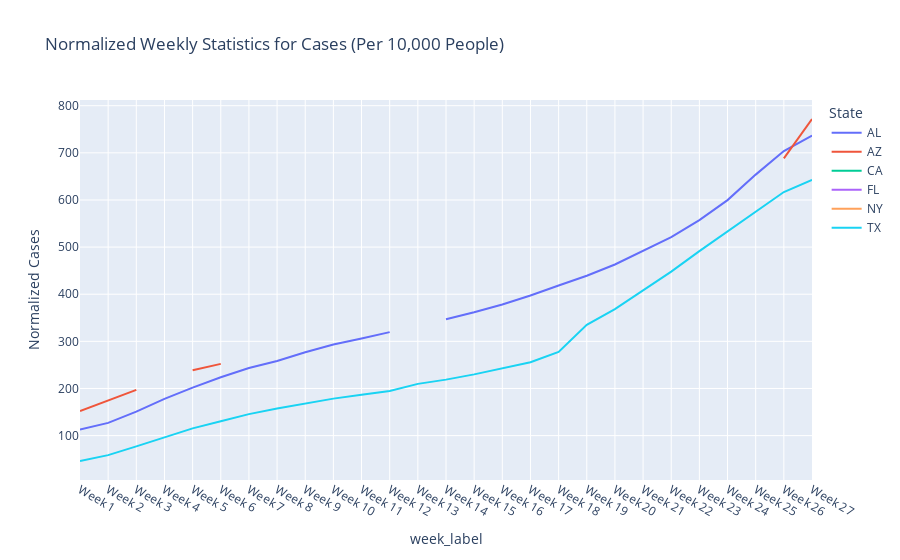
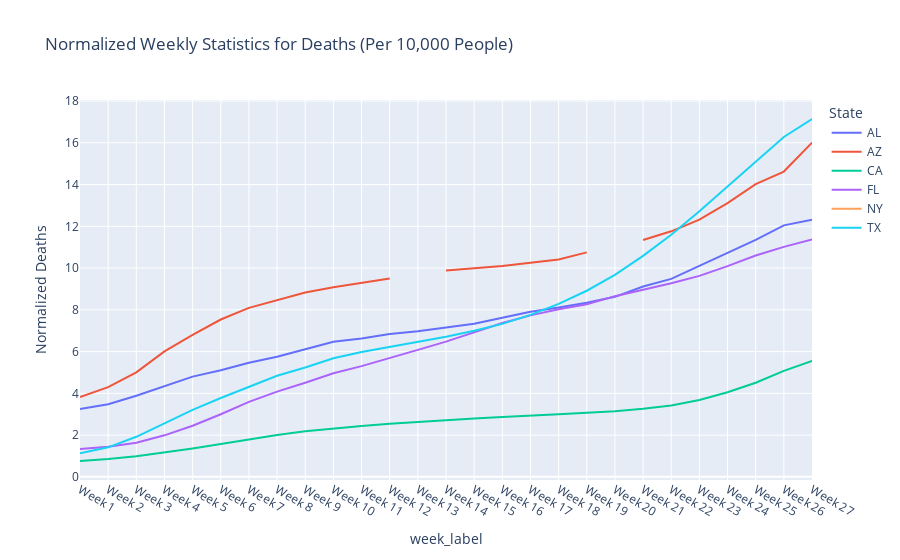

Write notebook code for charts like these, in order.
### Code cell
fig_cases = px.line(normalized_weekly_stats, x='week_label', y='norm_cases', color='State',
                    labels={'norm_cases': 'Normalized Cases'},
                    title='Normalized Weekly Statistics for Cases (Per 10,000 People)')


fig_deaths = px.line(normalized_weekly_stats, x='week_label', y='norm_deaths', color='State',
                     labels={'norm_deaths': 'Normalized Deaths'},
                     title='Normalized Weekly Statistics for Deaths (Per 10,000 People)')


fig_cases.show()
fig_deaths.show()

### Figure 1 — Plotly figure (JSON) as saved in the notebook; plotly's stock layout.template omitted (floating-point values rounded to 4 significant figures)
{"data": [{"hovertemplate": "State=AL<br>week_label=%{x}<br>Normalized Cases=%{y}<extra></extra>", "legendgroup": "AL", "line": {"color": "#636efa", "dash": "solid"}, "marker": {"symbol": "circle"}, "mode": "lines", "name": "AL", "orientation": "v", "showlegend": true, "type": "scatter", "x": ["Week 1", "Week 2", "Week 3", "Week 4", "Week 5", "Week 6", "Week 7", "Week 8", "Week 9", "Week 10", "Week 11", "Week 12", "Week 13", "Week 14", "Week 15", "Week 16", "Week 17", "Week 18", "Week 19", "Week 20", "Week 21", "Week 22", "Week 23", "Week 24", "Week 25", "Week 26", "Week 27"], "xaxis": "x", "y": [112.7, 127.0, 151.0, 177.8, 201.9, 223.8, 243.3, 258.4, 276.7, 293.2, 306.0, 319.6, null, 346.8, 361.6, 378.3, 397.2, 418.4, 439.3, 463.1, 491.4, 521.2, 557.4, 599.7, 653.8, 703.7, 736.7], "yaxis": "y"}, {"hovertemplate": "State=AZ<br>week_label=%{x}<br>Normalized Cases=%{y}<extra></extra>", "legendgroup": "AZ", "line": {"color": "#EF553B", "dash": "solid"}, "marker": {"symbol": "circle"}, "mode": "lines", "name": "AZ", "orientation": "v", "showlegend": true, "type": "scatter", "x": ["Week 1", "Week 2", "Week 3", "Week 4", "Week 5", "Week 6", "Week 7", "Week 8", "Week 9", "Week 10", "Week 11", "Week 12", "Week 13", "Week 14", "Week 15", "Week 16", "Week 17", "Week 18", "Week 19", "Week 20", "Week 21", "Week 22", "Week 23", "Week 24", "Week 25", "Week 26", "Week 27"], "xaxis": "x", "y": [152.3, 173.9, 197.1, null, 238.8, 252.2, null, null, null, null, 285.2, null, null, null, 311.8, null, null, null, null, null, 425.7, null, 527.8, null, null, 688.2, 771.8], "yaxis": "y"}, {"hovertemplate": "State=CA<br>week_label=%{x}<br>Normalized Cases=%{y}<extra></extra>", "legendgroup": "CA", "line": {"color": "#00cc96", "dash": "solid"}, "marker": {"symbol": "circle"}, "mode": "lines", "name": "CA", "orientation": "v", "showlegend": true, "type": "scatter", "x": ["Week 1", "Week 2", "Week 3", "Week 4", "Week 5", "Week 6", "Week 7", "Week 8", "Week 9", "Week 10", "Week 11", "Week 12", "Week 13", "Week 14", "Week 15", "Week 16", "Week 17", "Week 18", "Week 19", "Week 20", "Week 21", "Week 22", "Week 23", "Week 24", "Week 25", "Week 26", "Week 27"], "xaxis": "x", "y": [null, null, null, null, null, null, null, null, null, null, null, null, null, null, null, null, null, null, null, null, null, null, null, null, null, null, null], "yaxis": "y"}, {"hovertemplate": "State=FL<br>week_label=%{x}<br>Normalized Cases=%{y}<extra></extra>", "legendgroup": "FL", "line": {"color": "#ab63fa", "dash": "solid"}, "marker": {"symbol": "circle"}, "mode": "lines", "name": "FL", "orientation": "v", "showlegend": true, "type": "scatter", "x": ["Week 1", "Week 2", "Week 3", "Week 4", "Week 5", "Week 6", "Week 7", "Week 8", "Week 9", "Week 10", "Week 11", "Week 12", "Week 13", "Week 14", "Week 15", "Week 16", "Week 17", "Week 18", "Week 19", "Week 20", "Week 21", "Week 22", "Week 23", "Week 24", "Week 25", "Week 26", "Week 27"], "xaxis": "x", "y": [null, null, null, null, null, null, null, null, null, null, null, null, null, null, null, null, null, null, null, null, null, null, null, null, null, null, null], "yaxis": "y"}, {"hovertemplate": "State=NY<br>week_label=%{x}<br>Normalized Cases=%{y}<extra></extra>", "legendgroup": "NY", "line": {"color": "#FFA15A", "dash": "solid"}, "marker": {"symbol": "circle"}, "mode": "lines", "name": "NY", "orientation": "v", "showlegend": true, "type": "scatter", "x": ["Week 1", "Week 2", "Week 3", "Week 4", "Week 5", "Week 6", "Week 7", "Week 8", "Week 9", "Week 10", "Week 11", "Week 12", "Week 13", "Week 14", "Week 15", "Week 16", "Week 17", "Week 18", "Week 19", "Week 20", "Week 21", "Week 22", "Week 23", "Week 24", "Week 25", "Week 26", "Week 27"], "xaxis": "x", "y": [null, null, null, null, null, null, null, null, null, null, null, null, null, null, null, null, null, null, null, null, null, null, null, null, null, null, null], "yaxis": "y"}, {"hovertemplate": "State=TX<br>week_label=%{x}<br>Normalized Cases=%{y}<extra></extra>", "legendgroup": "TX", "line": {"color": "#19d3f3", "dash": "solid"}, "marker": {"symbol": "circle"}, "mode": "lines", "name": "TX", "orientation": "v", "showlegend": true, "type": "scatter", "x": ["Week 1", "Week 2", "Week 3", "Week 4", "Week 5", "Week 6", "Week 7", "Week 8", "Week 9", "Week 10", "Week 11", "Week 12", "Week 13", "Week 14", "Week 15", "Week 16", "Week 17", "Week 18", "Week 19", "Week 20", "Week 21", "Week 22", "Week 23", "Week 24", "Week 25", "Week 26", "Week 27"], "xaxis": "x", "y": [46.11, 58.59, 77.07, 96.96, 115.3, 130.6, 145.6, 157.3, 168.7, 178.5, 186.6, 194.8, 209.8, 218.8, 229.9, 242.1, 255.8, 277.7, 335.2, 368.5, 408.4, 448.0, 491.4, 533.9, 575.2, 616.8, 642.7], "yaxis": "y"}], "layout": {"legend": {"title": {"text": "State"}, "tracegroupgap": 0}, "title": {"text": "Normalized Weekly Statistics for Cases (Per 10,000 People)"}, "xaxis": {"anchor": "y", "domain": [0, 1], "title": {"text": "week_label"}}, "yaxis": {"anchor": "x", "domain": [0, 1], "title": {"text": "Normalized Cases"}}}}

### Figure 2 — Plotly figure (JSON) as saved in the notebook; plotly's stock layout.template omitted (floating-point values rounded to 4 significant figures)
{"data": [{"hovertemplate": "State=AL<br>week_label=%{x}<br>Normalized Deaths=%{y}<extra></extra>", "legendgroup": "AL", "line": {"color": "#636efa", "dash": "solid"}, "marker": {"symbol": "circle"}, "mode": "lines", "name": "AL", "orientation": "v", "showlegend": true, "type": "scatter", "x": ["Week 1", "Week 2", "Week 3", "Week 4", "Week 5", "Week 6", "Week 7", "Week 8", "Week 9", "Week 10", "Week 11", "Week 12", "Week 13", "Week 14", "Week 15", "Week 16", "Week 17", "Week 18", "Week 19", "Week 20", "Week 21", "Week 22", "Week 23", "Week 24", "Week 25", "Week 26", "Week 27"], "xaxis": "x", "y": [3.251, 3.475, 3.883, 4.341, 4.801, 5.105, 5.469, 5.752, 6.106, 6.468, 6.628, 6.839, 6.975, 7.138, 7.331, 7.618, 7.91, 8.111, 8.337, 8.623, 9.12, 9.48, 10.1, 10.74, 11.35, 12.05, 12.32], "yaxis": "y"}, {"hovertemplate": "State=AZ<br>week_label=%{x}<br>Normalized Deaths=%{y}<extra></extra>", "legendgroup": "AZ", "line": {"color": "#EF553B", "dash": "solid"}, "marker": {"symbol": "circle"}, "mode": "lines", "name": "AZ", "orientation": "v", "showlegend": true, "type": "scatter", "x": ["Week 1", "Week 2", "Week 3", "Week 4", "Week 5", "Week 6", "Week 7", "Week 8", "Week 9", "Week 10", "Week 11", "Week 12", "Week 13", "Week 14", "Week 15", "Week 16", "Week 17", "Week 18", "Week 19", "Week 20", "Week 21", "Week 22", "Week 23", "Week 24", "Week 25", "Week 26", "Week 27"], "xaxis": "x", "y": [3.828, 4.3, 5.005, 6.007, 6.798, 7.537, 8.096, 8.445, 8.828, 9.077, 9.297, 9.507, null, 9.888, 9.986, 10.1, 10.25, 10.41, 10.75, null, 11.34, 11.76, 12.32, 13.11, 14.02, 14.62, 16.01], "yaxis": "y"}, {"hovertemplate": "State=CA<br>week_label=%{x}<br>Normalized Deaths=%{y}<extra></extra>", "legendgroup": "CA", "line": {"color": "#00cc96", "dash": "solid"}, "marker": {"symbol": "circle"}, "mode": "lines", "name": "CA", "orientation": "v", "showlegend": true, "type": "scatter", "x": ["Week 1", "Week 2", "Week 3", "Week 4", "Week 5", "Week 6", "Week 7", "Week 8", "Week 9", "Week 10", "Week 11", "Week 12", "Week 13", "Week 14", "Week 15", "Week 16", "Week 17", "Week 18", "Week 19", "Week 20", "Week 21", "Week 22", "Week 23", "Week 24", "Week 25", "Week 26", "Week 27"], "xaxis": "x", "y": [0.7602, 0.8513, 0.9867, 1.16, 1.359, 1.574, 1.794, 2.008, 2.188, 2.328, 2.44, 2.549, 2.637, 2.721, 2.8, 2.862, 2.917, 2.995, 3.071, 3.145, 3.266, 3.418, 3.683, 4.054, 4.507, 5.077, 5.552], "yaxis": "y"}, {"hovertemplate": "State=FL<br>week_label=%{x}<br>Normalized Deaths=%{y}<extra></extra>", "legendgroup": "FL", "line": {"color": "#ab63fa", "dash": "solid"}, "marker": {"symbol": "circle"}, "mode": "lines", "name": "FL", "orientation": "v", "showlegend": true, "type": "scatter", "x": ["Week 1", "Week 2", "Week 3", "Week 4", "Week 5", "Week 6", "Week 7", "Week 8", "Week 9", "Week 10", "Week 11", "Week 12", "Week 13", "Week 14", "Week 15", "Week 16", "Week 17", "Week 18", "Week 19", "Week 20", "Week 21", "Week 22", "Week 23", "Week 24", "Week 25", "Week 26", "Week 27"], "xaxis": "x", "y": [1.333, 1.438, 1.639, 1.99, 2.45, 2.999, 3.59, 4.082, 4.511, 4.964, 5.303, 5.71, 6.082, 6.478, 6.93, 7.368, 7.735, 8.029, 8.272, 8.655, 8.965, 9.274, 9.626, 10.09, 10.6, 11.02, 11.37], "yaxis": "y"}, {"hovertemplate": "State=NY<br>week_label=%{x}<br>Normalized Deaths=%{y}<extra></extra>", "legendgroup": "NY", "line": {"color": "#FFA15A", "dash": "solid"}, "marker": {"symbol": "circle"}, "mode": "lines", "name": "NY", "orientation": "v", "showlegend": true, "type": "scatter", "x": ["Week 1", "Week 2", "Week 3", "Week 4", "Week 5", "Week 6", "Week 7", "Week 8", "Week 9", "Week 10", "Week 11", "Week 12", "Week 13", "Week 14", "Week 15", "Week 16", "Week 17", "Week 18", "Week 19", "Week 20", "Week 21", "Week 22", "Week 23", "Week 24", "Week 25", "Week 26", "Week 27"], "xaxis": "x", "y": [null, null, null, null, null, null, null, null, null, null, null, null, null, null, null, null, null, null, null, null, null, null, null, null, null, null, null], "yaxis": "y"}, {"hovertemplate": "State=TX<br>week_label=%{x}<br>Normalized Deaths=%{y}<extra></extra>", "legendgroup": "TX", "line": {"color": "#19d3f3", "dash": "solid"}, "marker": {"symbol": "circle"}, "mode": "lines", "name": "TX", "orientation": "v", "showlegend": true, "type": "scatter", "x": ["Week 1", "Week 2", "Week 3", "Week 4", "Week 5", "Week 6", "Week 7", "Week 8", "Week 9", "Week 10", "Week 11", "Week 12", "Week 13", "Week 14", "Week 15", "Week 16", "Week 17", "Week 18", "Week 19", "Week 20", "Week 21", "Week 22", "Week 23", "Week 24", "Week 25", "Week 26", "Week 27"], "xaxis": "x", "y": [1.135, 1.416, 1.92, 2.578, 3.212, 3.778, 4.312, 4.841, 5.24, 5.678, 5.985, 6.226, 6.495, 6.711, 6.999, 7.328, 7.76, 8.283, 8.915, 9.671, 10.58, 11.6, 12.73, 13.92, 15.08, 16.28, 17.14], "yaxis": "y"}], "layout": {"legend": {"title": {"text": "State"}, "tracegroupgap": 0}, "title": {"text": "Normalized Weekly Statistics for Deaths (Per 10,000 People)"}, "xaxis": {"anchor": "y", "domain": [0, 1], "title": {"text": "week_label"}}, "yaxis": {"anchor": "x", "domain": [0, 1], "title": {"text": "Normalized Deaths"}}}}
